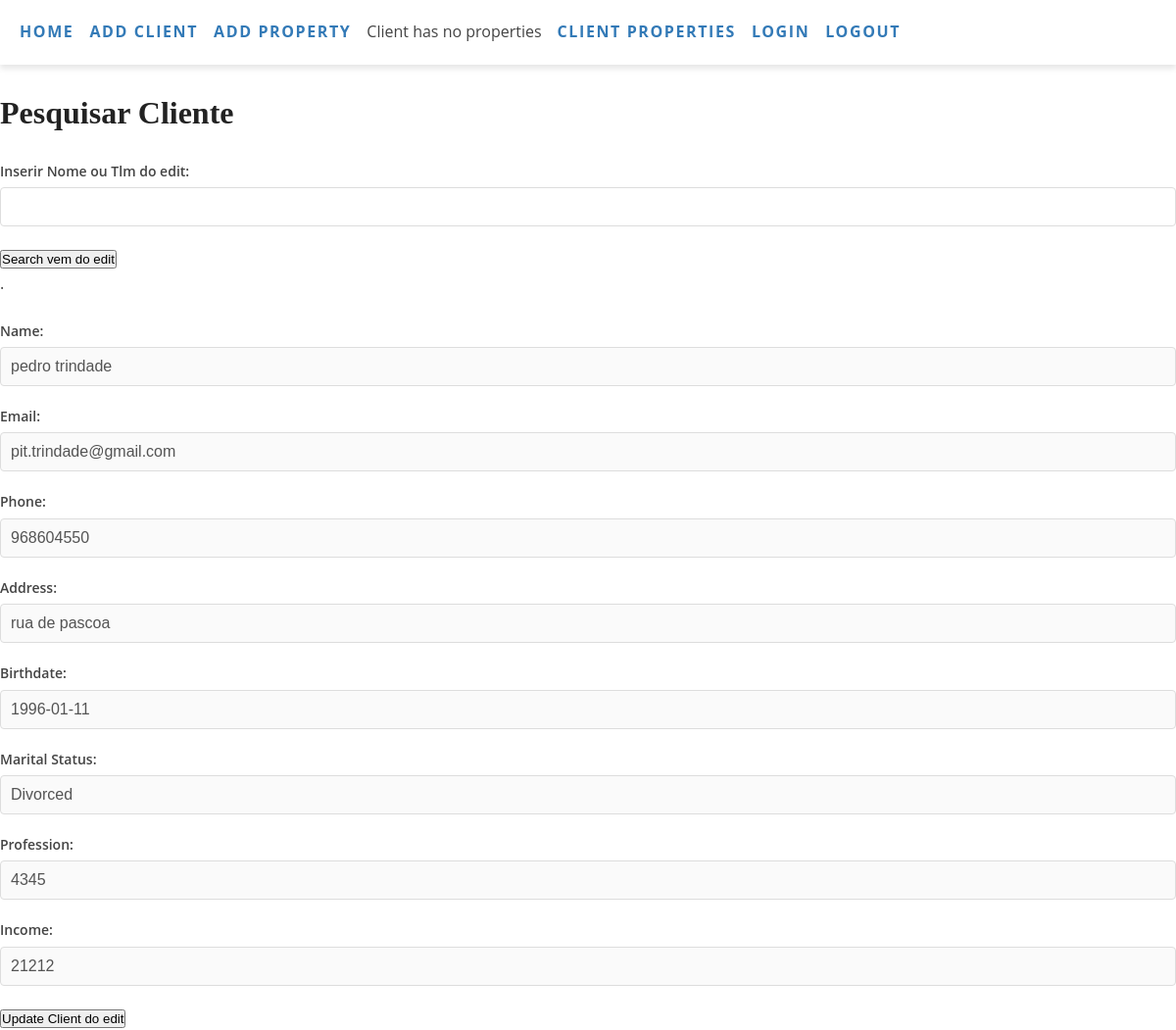
/edit_client?client_id=1, run on the app's committed database.
### models.py (models this page shows, shortened)
class Client(db.Model):
    id = db.Column(db.Integer, primary_key=True)
    name = db.Column(db.String(50), nullable=False)
    email = db.Column(db.String(50), nullable=False)
    phone = db.Column(db.String(20))
    address = db.Column(db.String(200))
    birthdate = db.Column(db.String(20))
    marital_status = db.Column(db.String(20))
    profession = db.Column(db.String(50))
    income = db.Column(db.Integer)
    properties = db.relationship('Properties', back_populates='client', lazy=True)
    sales = db.relationship('Sale', backref='client', lazy=True)
    interactions = db.relationship('Interaction', backref='client', lazy=True)

### crm.py (the view, shortened to what this page needs)
@app.route('/edit_client', methods=['GET', 'POST'])
def edit_client():
    global client_id
    print("Reached edit_client view function")
    search_form = SearchForm(request.form)
    client = None
    if request.method == 'POST' and search_form.validate():
        search_query = search_form.search_query.data
        search_results = Client.query.filter(or_(
            Client.name.ilike(f'%{search_query}%'),
            Client.phone.ilike(f'%{search_query}%')
        )).all()
        return render_template('edit_client.html', search_form=search_form, search_results=search_results)
    elif request.method == 'GET' and 'client_id' in request.args:
        client_id = request.args.get('client_id')
    client = db.session.get(Client, client_id)
    if client is None:
        return redirect(url_for('edit_client'))
    return render_template('edit_client.html', search_form=search_form, client=client)

### forms.py (shortened to what this page needs)
class SearchForm(FlaskForm):
    name = StringField('Name', validators=[Optional()])
    email = StringField('Email', validators=[Optional()])
    marital_status = SelectField('Marital Status', choices=[('single', 'Single'), ('married', 'Married')],
                                 validators=[Optional()])
    min_age = IntegerField('Minimum Age', validators=[Optional()])
    max_age = IntegerField('Maximum Age', validators=[Optional()])
    min_income = DecimalField('Minimum Income', validators=[Optional()])
    max_income = DecimalField('Maximum Income', validators=[Optional()])
    search_query = StringField('Search by Name or Phone', validators=[DataRequired()])
    submit = SubmitField('Search')

### crm.py (called while the page is built)
@app.context_processor
def inject_csrf_token():
    return dict(csrf_token=generate_csrf())

@app.context_processor
def inject_debug():
    return dict(debug=app.debug)

### templates/edit_client.html
{% extends 'base.html' %}
{% block content %}
    <h1>Pesquisar Cliente</h1>
    <link href="{{ url_for('static', filename='style.css') }}" rel="stylesheet" type="text/css">
    <form method="POST" action="{{ url_for('edit_client') }}">
        <div>
            <label for="search_query">Inserir Nome ou Tlm do edit:</label>
            {{ search_form.search_query() }}
        </div>
        <button type="submit">Search vem do edit</button>
    </form>
    {% if search_results %}
        <h2>Clientes encontrados:</h2>
        <ul>
            {% for client in search_results %}
                <li>
                    <a href="{{ url_for('edit_client', client_id=client.id) }}">{{ client.name }}
                        - {{ client.phone }}</a>
                    <a href="{{ url_for('delete_client', client_id=client.id) }}">[delete 3]</a>
                </li>
            {% endfor %}
        </ul>
    {% else %}
        <p>.</p>
    {% endif %}
    {% if client %}
        <form method="POST" action="{{ url_for('update_client', client_id=client.id) }}">
            <label for="name">Name:</label>
            <input type="text" name="name" value="{{ client.name }}" disabled>
            <div>
                <label for="email">Email:</label>
                <input type="text" name="email" value="{{ client.email }}" disabled>
            </div>
            <div>
                <label for="phone">Phone:</label>
                <input type="text" name="phone" value="{{ client.phone }}" disabled>
            </div>
            <div>
                <label for="address">Address:</label>
                <input type="text" name="address" value="{{ client.address }}" disabled>
            </div>
            <div>
                <label for="birthdate">Birthdate:</label>
                <input type="text" name="birthdate" value="{{ client.birthdate }}" disabled>
            </div>
            <div>
                <label for="marital_status">Marital Status:</label>
                <input type="text" name="marital_status" value="{{ client.marital_status }}" disabled>
            </div>
            <div>
                <label for="profession">Profession:</label>
                <input type="text" name="profession" value="{{ client.profession }}" disabled>
            </div>
            <div>
                <label for="income">Income:</label>
                <input type="text" name="income" value="{{ client.income }}" disabled>
            </div>
            <button type="submit">Update Client do edit</button>
        </form>
    {% endif %}
{% endblock %}

### static/base.css (style rules this page uses)
* { box-sizing: border-box; margin: 0; padding: 0; }
body { font-family: 'Helvetica Neue', sans-serif; font-size: 16px; line-height: 1.5; color: #333; }
h1, h2, h3, h4, h5, h6 { margin-bottom: 1rem; font-weight: bold; line-height: 1.2; }
p { margin-bottom: 1.5rem; }

### static/style.css (style rules this page uses)
body { font-family: 'Open Sans', sans-serif; font-size: 16px; color: #444444; line-height: 1.6; }
h1, h2, h3, h4, h5, h6 { font-family: 'Playfair Display', serif; font-weight: 700; margin-bottom: 30px; color: #222222; }
form label { display: block; font-size: 14px; font-weight: 600; margin-bottom: 5px; }
form input[type="text"], form input[type="email"], form input[type="password"], form textarea { width: 100%; padding: 10px; border-radius: 4px; border: 1px solid #dddddd; font-size: 16px; margin-bottom: 20px; }

### data on the page
Client: name "pedro trindade", email "pit.trindade@gmail.com", phone "968604550", address "rua de pascoa", birthdate "1996-01-11", marital_status "Divorced", profession "4345", income "21212"
